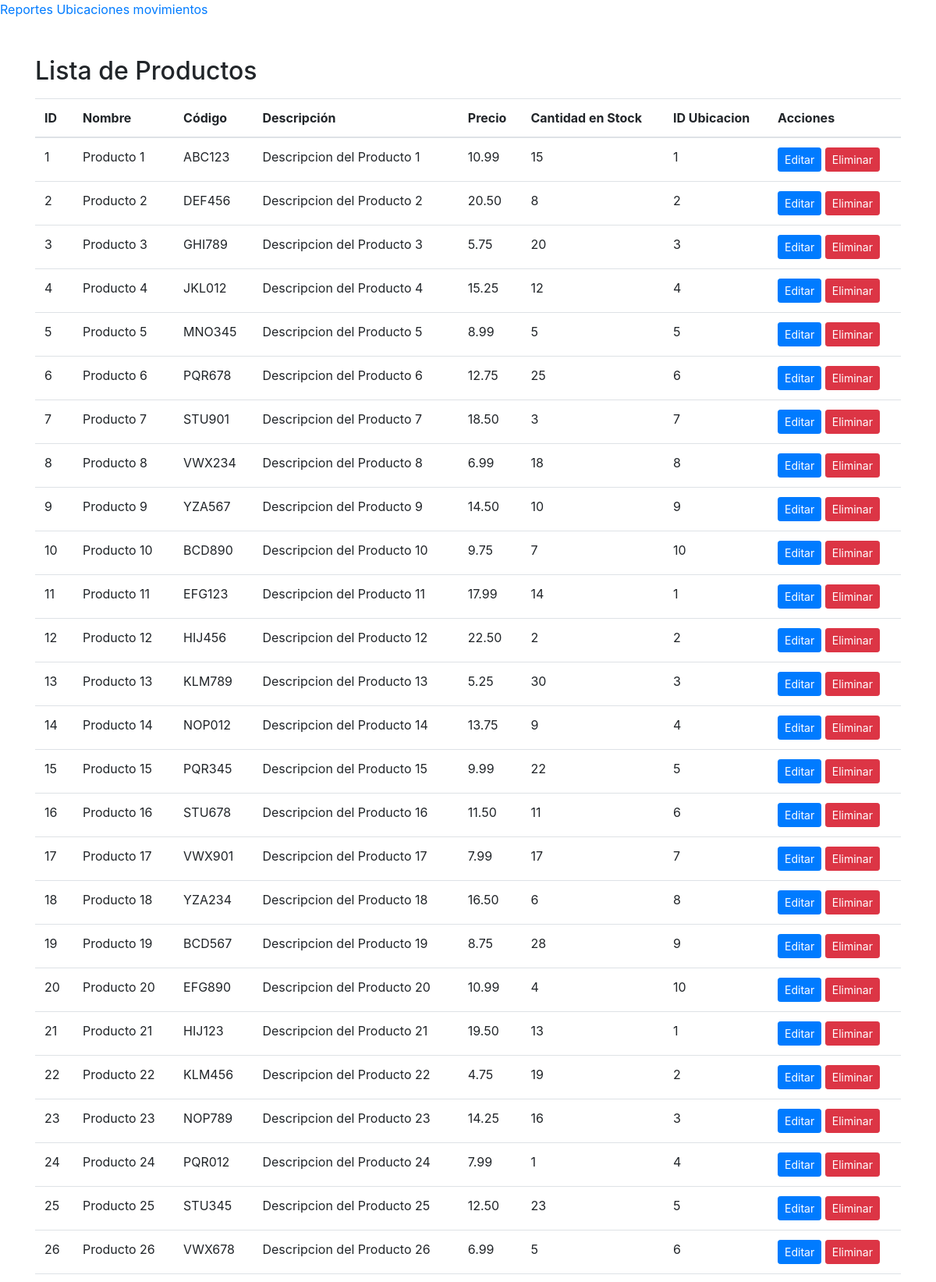
The page / (upper part) on the database its author committed.
### tables this page shows
CREATE TABLE productos (
    id INT AUTO_INCREMENT PRIMARY KEY,
    nombre VARCHAR(255) NOT NULL,
    codigo VARCHAR(10) NOT NULL,
    descripcion TEXT NOT NULL,
    precio DECIMAL(10, 2) NOT NULL,
    cantidad_stock INT NOT NULL,
    id_ubicacion INT
);

### index.php (the view, shortened to what this page needs)
<!DOCTYPE html>
<html lang="en">
<head>
    <link rel="stylesheet" href="https://cdn.jsdelivr.net/npm/bootstrap@4.6.2/dist/css/bootstrap.min.css"
>
</head>
<body>
<a href="vistas/reportes.php">Reportes</a>
<a href="vistas/ubicaciones.php">Ubicaciones</a>
<a href="vistas/movimientos.php">movimientos</a>
<div class="container mt-5">
    <h2 class="mb-3">Lista de Productos</h2>
    <table class="table">
        <thead>
        <tr>
            <th>ID</th>
            <th>Nombre</th>
            <th>Código</th>
            <th>Descripción</th>
            <th>Precio</th>
            <th>Cantidad en Stock</th>
            <th>ID Ubicacion</th>
            <th>Acciones</th>
        </tr>
        </thead>
        <tbody>
        <?php
        include 'database/conexion.php';
        $query = "SELECT * FROM productos";
        $result = $conexion->query($query);
        while ($data = $result->fetch_assoc()) {
            echo "<tr>
                            <td>{$data['id']}</td>
                            <td>{$data['nombre']}</td>
                            <td>{$data['codigo']}</td>
                            <td>{$data['descripcion']}</td>
                            <td>{$data['precio']}</td>
                            <td>{$data['cantidad_stock']}</td>
                            <td>{$data['id_ubicacion']}</td>
                            <td>
                                <a href='vistas/editar-producto.php?id={$data['id']}' class='btn btn-primary btn-sm'>Editar</a>
                                <a href='controllers/eliminar_producto.php?id={$data['id']}' class='btn btn-danger btn-sm'>Eliminar</a>
                            </td>
                          </tr>";
        }
        ?>
        </tbody>
    </table>
</div>
</body>
</html>

### rows shown on the page
productos: id "1", nombre "Producto 1", codigo "ABC123", descripcion "Descripcion del Producto 1", precio "10.99", cantidad_stock "15", id_ubicacion "1"
productos: id "2", nombre "Producto 2", codigo "DEF456", descripcion "Descripcion del Producto 2", precio "20.50", cantidad_stock "8", id_ubicacion "2"
productos: id "3", nombre "Producto 3", codigo "GHI789", descripcion "Descripcion del Producto 3", precio "5.75", cantidad_stock "20", id_ubicacion "3"
productos: id "4", nombre "Producto 4", codigo "JKL012", descripcion "Descripcion del Producto 4", precio "15.25", cantidad_stock "12", id_ubicacion "4"
productos: id "5", nombre "Producto 5", codigo "MNO345", descripcion "Descripcion del Producto 5", precio "8.99", cantidad_stock "5", id_ubicacion "5"
productos: id "6", nombre "Producto 6", codigo "PQR678", descripcion "Descripcion del Producto 6", precio "12.75", cantidad_stock "25", id_ubicacion "6"
productos: id "7", nombre "Producto 7", codigo "STU901", descripcion "Descripcion del Producto 7", precio "18.50", cantidad_stock "3", id_ubicacion "7"
productos: id "8", nombre "Producto 8", codigo "VWX234", descripcion "Descripcion del Producto 8", precio "6.99", cantidad_stock "18", id_ubicacion "8"
productos: id "9", nombre "Producto 9", codigo "YZA567", descripcion "Descripcion del Producto 9", precio "14.50", cantidad_stock "10", id_ubicacion "9"
productos: id "10", nombre "Producto 10", codigo "BCD890", descripcion "Descripcion del Producto 10", precio "9.75", cantidad_stock "7", id_ubicacion "10"
productos: id "11", nombre "Producto 11", codigo "EFG123", descripcion "Descripcion del Producto 11", precio "17.99", cantidad_stock "14", id_ubicacion "1"
productos: id "12", nombre "Producto 12", codigo "HIJ456", descripcion "Descripcion del Producto 12", precio "22.50", cantidad_stock "2", id_ubicacion "2"
productos: id "13", nombre "Producto 13", codigo "KLM789", descripcion "Descripcion del Producto 13", precio "5.25", cantidad_stock "30", id_ubicacion "3"
productos: id "14", nombre "Producto 14", codigo "NOP012", descripcion "Descripcion del Producto 14", precio "13.75", cantidad_stock "9", id_ubicacion "4"
productos: id "15", nombre "Producto 15", codigo "PQR345", descripcion "Descripcion del Producto 15", precio "9.99", cantidad_stock "22", id_ubicacion "5"
productos: id "16", nombre "Producto 16", codigo "STU678", descripcion "Descripcion del Producto 16", precio "11.50", cantidad_stock "11", id_ubicacion "6"
productos: id "17", nombre "Producto 17", codigo "VWX901", descripcion "Descripcion del Producto 17", precio "7.99", cantidad_stock "17", id_ubicacion "7"
productos: id "18", nombre "Producto 18", codigo "YZA234", descripcion "Descripcion del Producto 18", precio "16.50", cantidad_stock "6", id_ubicacion "8"
productos: id "19", nombre "Producto 19", codigo "BCD567", descripcion "Descripcion del Producto 19", precio "8.75", cantidad_stock "28", id_ubicacion "9"
productos: id "20", nombre "Producto 20", codigo "EFG890", descripcion "Descripcion del Producto 20", precio "10.99", cantidad_stock "4", id_ubicacion "10"
productos: id "21", nombre "Producto 21", codigo "HIJ123", descripcion "Descripcion del Producto 21", precio "19.50", cantidad_stock "13", id_ubicacion "1"
productos: id "22", nombre "Producto 22", codigo "KLM456", descripcion "Descripcion del Producto 22", precio "4.75", cantidad_stock "19", id_ubicacion "2"
productos: id "23", nombre "Producto 23", codigo "NOP789", descripcion "Descripcion del Producto 23", precio "14.25", cantidad_stock "16", id_ubicacion "3"
productos: id "24", nombre "Producto 24", codigo "PQR012", descripcion "Descripcion del Producto 24", precio "7.99", cantidad_stock "1", id_ubicacion "4"
productos: id "25", nombre "Producto 25", codigo "STU345", descripcion "Descripcion del Producto 25", precio "12.50", cantidad_stock "23", id_ubicacion "5"
productos: id "26", nombre "Producto 26", codigo "VWX678", descripcion "Descripcion del Producto 26", precio "6.99", cantidad_stock "5", id_ubicacion "6"
